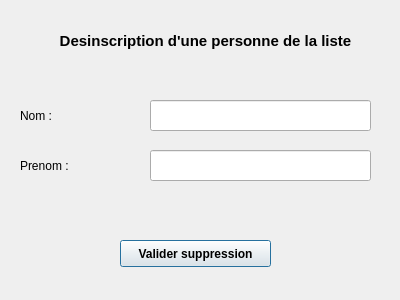
<?xml version="1.0" encoding="UTF-8"?>
<ui version="4.0">
 <class>DesinscriptionPersonneClass</class>
 <widget class="QDialog" name="DesinscriptionPersonneClass">
  <property name="geometry">
   <rect>
    <x>0</x>
    <y>0</y>
    <width>400</width>
    <height>300</height>
   </rect>
  </property>
  <property name="windowTitle">
   <string>DesinscriptionPersonne</string>
  </property>
  <widget class="QLineEdit" name="lineEdit_nom">
   <property name="geometry">
    <rect>
     <x>150</x>
     <y>100</y>
     <width>221</width>
     <height>31</height>
    </rect>
   </property>
  </widget>
  <widget class="QLabel" name="TitrePageDesinscription">
   <property name="geometry">
    <rect>
     <x>20</x>
     <y>20</y>
     <width>371</width>
     <height>41</height>
    </rect>
   </property>
   <property name="font">
    <font>
     <pointsize>11</pointsize>
     <weight>75</weight>
     <bold>true</bold>
    </font>
   </property>
   <property name="text">
    <string>Desinscription d'une personne de la liste</string>
   </property>
   <property name="alignment">
    <set>Qt::AlignCenter</set>
   </property>
  </widget>
  <widget class="QPushButton" name="pushButton_valider_suppression">
   <property name="geometry">
    <rect>
     <x>120</x>
     <y>240</y>
     <width>151</width>
     <height>27</height>
    </rect>
   </property>
   <property name="font">
    <font>
     <pointsize>9</pointsize>
     <weight>75</weight>
     <bold>true</bold>
    </font>
   </property>
   <property name="text">
    <string>Valider suppression</string>
   </property>
  </widget>
  <widget class="QLabel" name="label_prenom">
   <property name="geometry">
    <rect>
     <x>20</x>
     <y>150</y>
     <width>111</width>
     <height>31</height>
    </rect>
   </property>
   <property name="text">
    <string>Prenom :</string>
   </property>
  </widget>
  <widget class="QLineEdit" name="lineEdit_prenom">
   <property name="geometry">
    <rect>
     <x>150</x>
     <y>150</y>
     <width>221</width>
     <height>31</height>
    </rect>
   </property>
  </widget>
  <widget class="QLabel" name="label_nom">
   <property name="geometry">
    <rect>
     <x>20</x>
     <y>100</y>
     <width>111</width>
     <height>31</height>
    </rect>
   </property>
   <property name="text">
    <string>Nom :</string>
   </property>
  </widget>
 </widget>
 <layoutdefault spacing="6" margin="11"/>
 <resources/>
 <connections>
  <connection>
   <sender>pushButton_valider_suppression</sender>
   <signal>clicked()</signal>
   <receiver>DesinscriptionPersonneClass</receiver>
   <slot>valideSuppression()</slot>
   <hints>
    <hint type="sourcelabel">
     <x>195</x>
     <y>253</y>
    </hint>
    <hint type="destinationlabel">
     <x>199</x>
     <y>149</y>
    </hint>
   </hints>
  </connection>
 </connections>
 <slots>
  <slot>supprimerPersonne()</slot>
  <slot>valideSuppression()</slot>
 </slots>
</ui>
